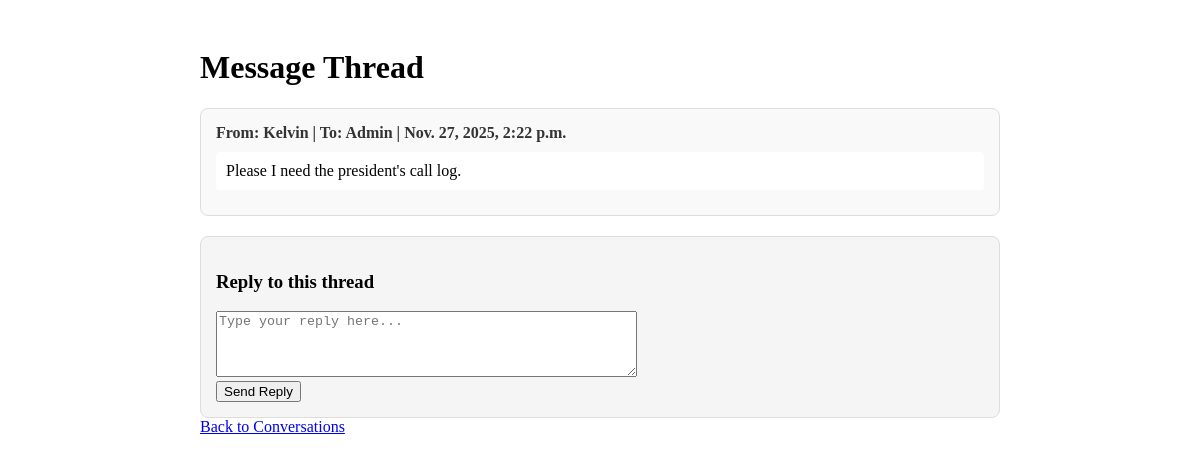
Page /thread/1/ (signed in) on the earlier database version.
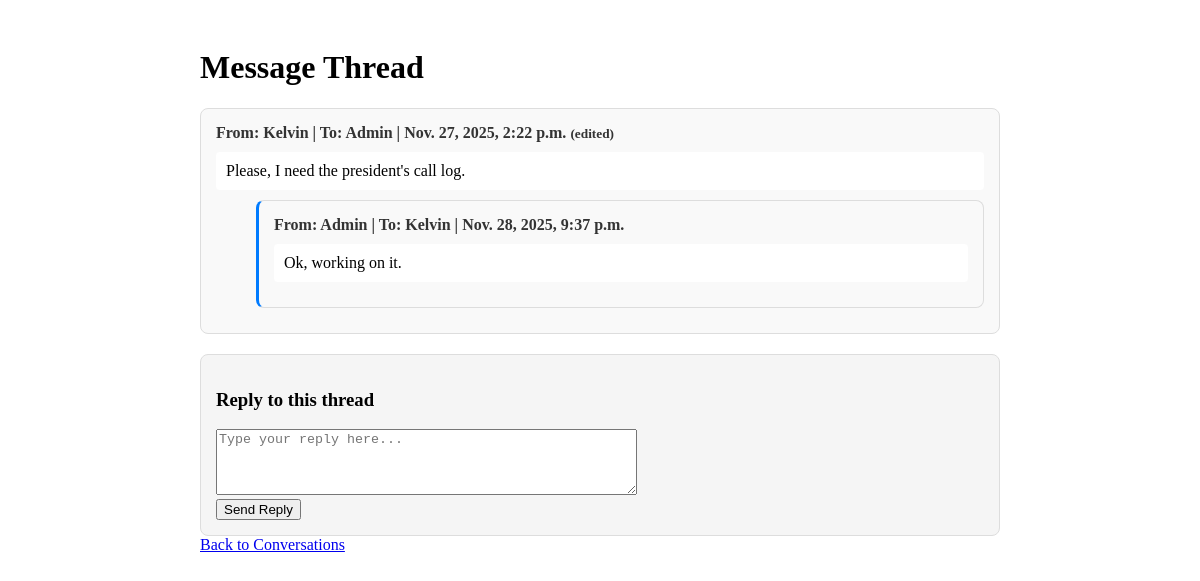
Same page on the later database version.
### messaging/models.py (models this page shows, shortened)
class Message(models.Model):
    sender = models.ForeignKey(
        User,
        on_delete=models.CASCADE,
        related_name='sent_messages'
    )
    receiver = models.ForeignKey(
        User,
        on_delete=models.CASCADE,
        related_name='received_messages'
    )
    content = models.TextField()
    timestamp = models.DateTimeField(default=timezone.now)
    is_read = models.BooleanField(default=False)  # New field to track if message has been read
    edited = models.BooleanField(default=False)
    last_edited = models.DateTimeField(null=True, blank=True)
    parent_message = models.ForeignKey(
        'self',
        on_delete=models.CASCADE,
        related_name='replies',
        null=True,
        blank=True,
        verbose_name='Parent Message'
    )
    objects = models.Manager()  # Default manager
    unread_messages = UnreadMessagesManager()  # Custom manager for unread messages
    class Meta:
        ordering = ['-timestamp']
        indexes = [
            models.Index(fields=['parent_message', 'timestamp']),
            models.Index(fields=['sender', 'receiver', 'timestamp']),
            models.Index(fields=['receiver', 'is_read', 'timestamp']),  # New index for unread queries
        ]

### messaging/views.py (the view)
# urls.py: path('thread/<int:message_id>/', views.message_thread, name='message_thread'),
@login_required
def message_thread(request, message_id):
    try:
        root_message = Message.objects.select_related('sender', 'receiver').get(id=message_id)
        if root_message.parent_message:
            root_message = root_message.get_conversation_root()
        def get_thread_messages_recursive(message_obj, depth=0):
            thread_data = {
                'message': message_obj,
                'depth': depth,
                'replies': []
            }
            replies = Message.objects.filter(parent_message=message_obj).select_related('sender', 'receiver').order_by('timestamp')
            for reply in replies:
                thread_data['replies'].append(get_thread_messages_recursive(reply, depth + 1))
            return thread_data
        thread_tree = get_thread_messages_recursive(root_message)
    except Message.DoesNotExist:
        thread_tree = None
    context = {
        'thread_tree': thread_tree,
    }
    return render(request, 'message_thread.html', context)

### messaging/templates/message_thread.html (shortened to what this page needs)
<!DOCTYPE html>
<html>
<head>
</head>
<body>
    <div class="thread-container">
        <h1>Message Thread</h1>
        {% if thread_tree %}
            {% include 'message_thread_recursive.html' with message_node=thread_tree %}
            <div class="reply-form">
                <h3>Reply to this thread</h3>
                <form method="post" action="{% url 'messaging:reply_to_message' message_id=thread_tree.message.id %}">
                    <textarea name="content" rows="4" cols="50" placeholder="Type your reply here..." required></textarea>
                    <br>
                    <button type="submit">Send Reply</button>
                </form>
            </div>
        {% else %}
            <p>Thread not found.</p>
        {% endif %}
        <a href="{% url 'messaging:conversation_list' %}">Back to Conversations</a>
    </div>
</body>
</html>

### messaging/templates/message_thread_recursive.html
<div class="message depth-{{ message_node.depth }} {% if message_node.depth > 0 %}reply{% endif %}">
    <div class="message-header">
        From: {{ message_node.message.sender.username }}
        | To: {{ message_node.message.receiver.username }}
        | {{ message_node.message.timestamp }}
        {% if message_node.message.edited %}
            <small>(edited)</small>
        {% endif %}
    </div>
    <div class="message-content">
        {{ message_node.message.content }}
    </div>
    {% for reply in message_node.replies %}
        {% include 'message_thread_recursive.html' with message_node=reply %}
    {% endfor %}
</div>

Differences in the rows shown:
changed Message: edited False → True (drawn); message.content "Please I need the president's call log." → "Please, I need the president's call log."
added Message: message.sender.username "Admin", message.receiver.username "Kelvin", message.timestamp "Nov. 28, 2025, 9:37 p.m.", message.content "Ok, working on it."
Other differences:
text now shown: "(edited)"
